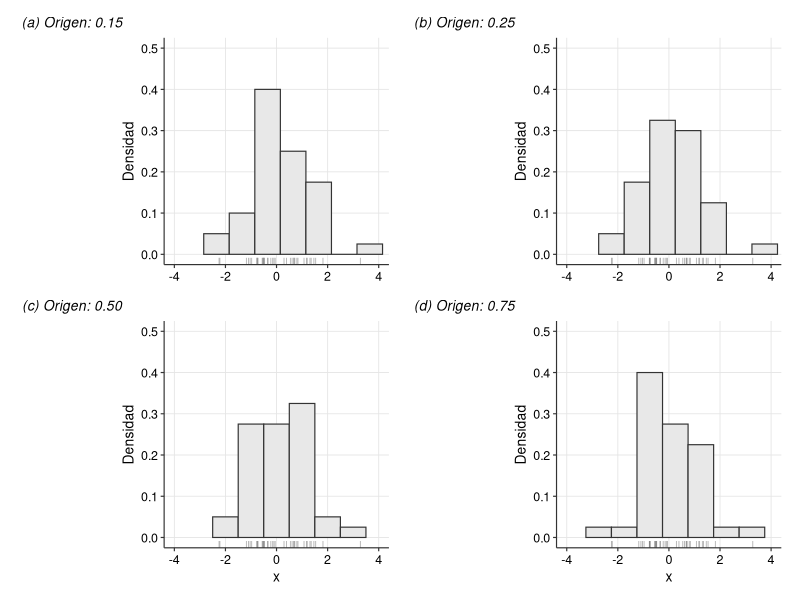
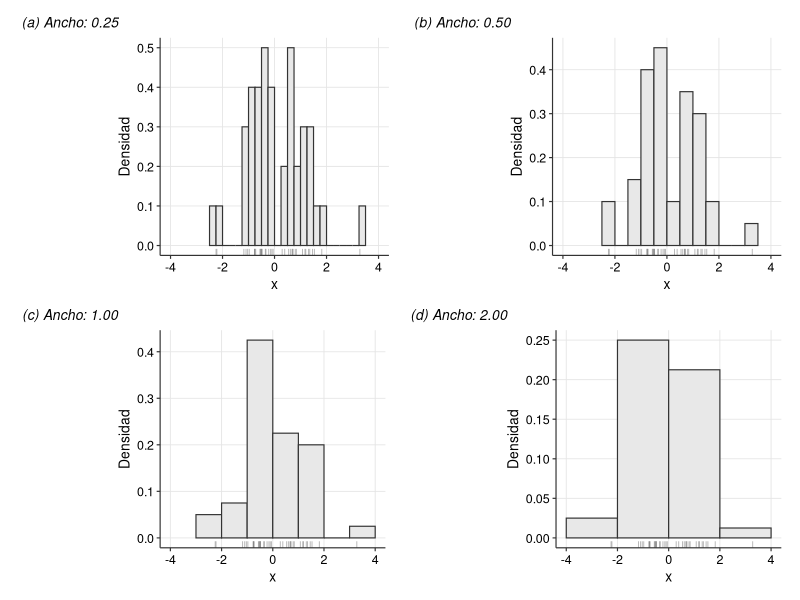

Here is the R script that generated these plots, in order:
# ==============================================================================
# DEPENDENCIA DEL HISTOGRAMA AL ANCLA Y AL ANCHO DE VENTANA
# Histograma como estimador de densidad (APA 7.ª ed.)
# ==============================================================================
library(ggplot2)
library(patchwork)

# 1. Simulación de datos
set.seed(2023) 
n <- 40        
datos <- data.frame(x = rnorm(n, mean = 0, sd = 1.2))

# Parámetros comunes
y_limit <- 0.5        # Límite fijo eje Y para densidad
ancla_fija <- 0        # Origen constante para gráficos de ancho

# Colores sobrios
color_barras <- "#E8E8E8"      # Gris muy claro para relleno
color_borde <- "#333333"       # Gris oscuro para bordes

# ========================
# 2. Función para ANCLA
# ========================
plot_clean <- function(data, ancla, label_text) {
  ggplot(data, aes(x = x)) +
    geom_histogram(
      binwidth = 1.0,
      boundary = ancla,
      fill = color_barras,
      color = color_borde,   
      linewidth = 0.4,
      aes(y = after_stat(density))  # Densidad en lugar de frecuencia
    ) +
    geom_rug(sides = "b", 
             alpha = 0.5, 
             linewidth = 0.3,
             color = "#666666") +
    coord_cartesian(ylim = c(0, y_limit), xlim = c(-4, 4)) +
    labs(tag = label_text, x = NULL, y = NULL) +
    theme_classic(base_size = 10) +
    theme(
      plot.tag.position = "topleft",
      plot.tag = element_text(size = 10, face = "italic", 
                              color = "black",
                              margin = margin(b = 6, l = 2)),
      panel.grid.major = element_line(color = "#E5E5E5", linewidth = 0.3),
      panel.grid.minor = element_blank(),
      axis.text = element_text(size = 9, color = "black"),
      axis.title = element_text(size = 10, color = "black"),
      axis.line = element_line(color = "#333333", linewidth = 0.4),
      axis.ticks = element_line(color = "#333333", linewidth = 0.4),
      plot.margin = margin(t = 5, r = 8, b = 5, l = 8)
    )
}

# 3. Generar 4 gráficos (ancla)
p1 <- plot_clean(datos, ancla = 0.15, label_text = "(a) Origen: 0.15") + 
  labs(y = "Densidad")
p2 <- plot_clean(datos, ancla = 0.25, label_text = "(b) Origen: 0.25") + 
  labs(y = "Densidad")
p3 <- plot_clean(datos, ancla = 0.50, label_text = "(c) Origen: 0.50") + 
  labs(y = "Densidad", x = "x")
p4 <- plot_clean(datos, ancla = 0.75, label_text = "(d) Origen: 0.75") + 
  labs(y = "Densidad", x = "x")

# Composición final
fig_ancla <- (p1 + p2) / (p3 + p4)

ggsave("histograma_ancla.png", plot = fig_ancla, width = 7, height = 5, dpi = 300)

# ========================
# 4. Función para ANCHO DE VENTANA
# ========================
plot_bandwidth <- function(data, h, label_text) {
  ggplot(data, aes(x = x)) +
    geom_histogram(
      binwidth = h,
      boundary = ancla_fija,
      fill = color_barras,
      color = color_borde,   
      linewidth = 0.4,
      aes(y = after_stat(density))  # Densidad en lugar de frecuencia
    ) +
    geom_rug(sides = "b", 
             alpha = 0.5, 
             linewidth = 0.3,
             color = "#666666") +
    coord_cartesian(xlim = c(-4, 4)) +
    labs(tag = label_text, x = NULL, y = "Densidad") +
    theme_classic(base_size = 10) +
    theme(
      plot.tag.position = "topleft",
      plot.tag = element_text(size = 10, face = "italic", 
                              color = "black",
                              margin = margin(b = 6, l = 2)),
      panel.grid.major = element_line(color = "#E5E5E5", linewidth = 0.3),
      panel.grid.minor = element_blank(),
      axis.text = element_text(size = 9, color = "black"),
      axis.title = element_text(size = 10, color = "black"),
      axis.line = element_line(color = "#333333", linewidth = 0.4),
      axis.ticks = element_line(color = "#333333", linewidth = 0.4),
      plot.margin = margin(t = 5, r = 8, b = 5, l = 8)
    )
}

# 5. Generar 4 gráficos (ancho de ventana)
b1 <- plot_bandwidth(datos, h = 0.25, label_text = "(a) Ancho: 0.25")
b2 <- plot_bandwidth(datos, h = 0.50, label_text = "(b) Ancho: 0.50")
b3 <- plot_bandwidth(datos, h = 1.00, label_text = "(c) Ancho: 1.00")
b4 <- plot_bandwidth(datos, h = 2.00, label_text = "(d) Ancho: 2.00")

# Ajuste de ejes redundantes
b1 <- b1 + labs(x = "x")
b2 <- b2 + labs(x = "x")
b3 <- b3 + labs(x = "x")
b4 <- b4 + labs(x = "x")

# Composición final
fig_ancho <- (b1 + b2) / (b3 + b4)

ggsave("histograma_ancho.png", plot = fig_ancho, width = 7, height = 5, dpi = 300)
